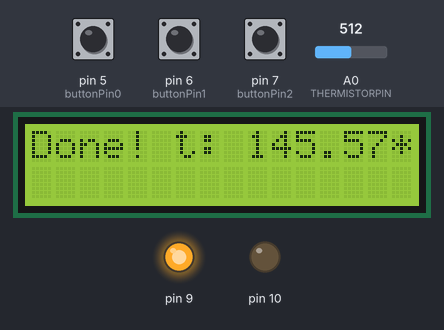
Bench run of a sketch on a simulated Arduino Uno, built with avr-gcc and run on an emulated ATmega328P. Parts: 16×2 character LCD, output pins drawn as LEDs (lit = HIGH). Inputs (shaded band) come from the test bench; at power-on: pin 7 (buttonPin2) LOW, pin 5 (buttonPin0) LOW, A0 (THERMISTORPIN) = 512, pin 6 (buttonPin1) LOW. Storage starts empty; what the sketch prints to the serial monitor is not drawn.

Above: at 1.3 s.
1.4 s: pin 7 (buttonPin2) pulled HIGH for 1.25 s
At 4.4 s:
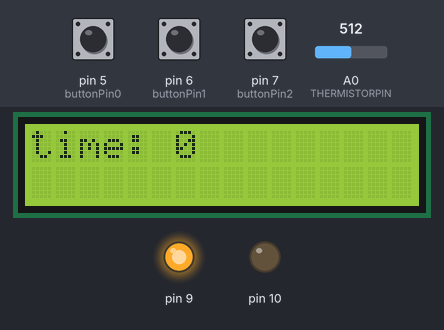
4.8 s: pin 7 (buttonPin2) pulled HIGH for 3.2 s
At 5.2 s:
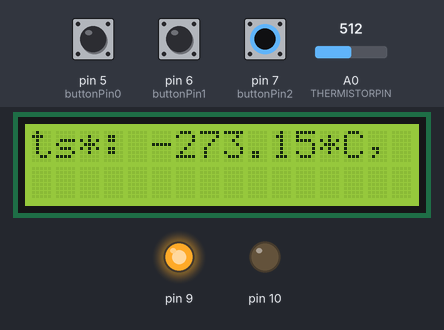
9.5 s: pin 5 (buttonPin0) pulled HIGH for 1.25 s
At 11.7 s:
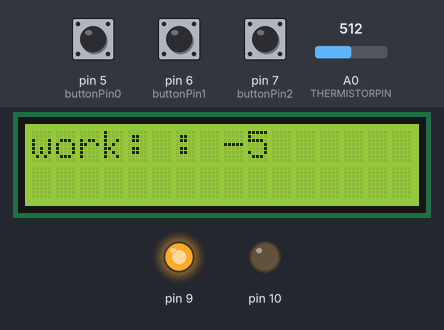
12.8 s: A0 (THERMISTORPIN) set to 716
At 13.8 s:
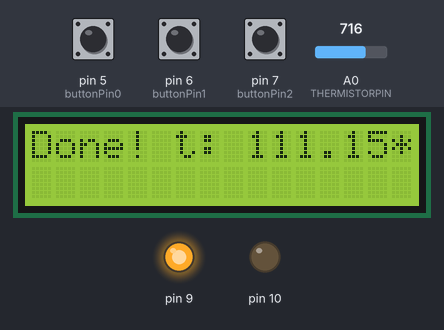
14.5 s: pin 6 (buttonPin1) pulled HIGH for 3.2 s
At 16.6 s:
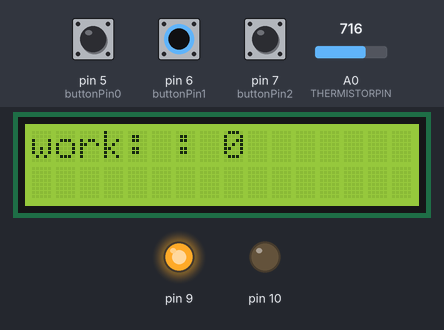
19.3 s: pin 6 (buttonPin1) pulled HIGH for 1.25 s
At 20.9 s:
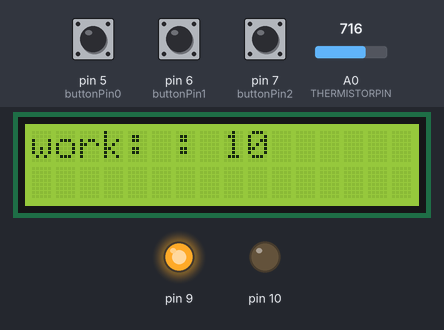
Timing chart, 0 to 22.4 s (numbered marks = the images above; inputs shaded):
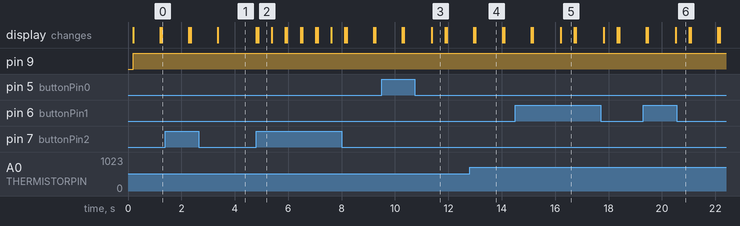

The sketch:

termodata.ino
```cpp
//library for LCD
#include <Wire.h>
#include <LiquidCrystal_I2C.h>

//library for Card
#include <SPI.h>
#include <SD.h>
File myFile;
//char* inStringus = "";
int inStringus = 0;

// Set the LCD address to 0x27 for a 16 chars and 2 line display
LiquidCrystal_I2C lcd(0x27, 16, 2);


// set sensor
const int  buttonPin3 = 5;
// set relay


int WorkMode = 1;

// set buttons
const int buttonPin2 = 7;
const int buttonPin1 = 6;
const int buttonPin0 = 5;

// set variables for
int buttonSensor = 0;


int variableTemperaturePlus = 30;

// set variables for buttons
int buttonSelect = 0;
int buttonPlus = 0;
int buttonMinus = 0;

int modecount = 0;
int minutecount = 0;

unsigned long lastDebounceTime = 0;
unsigned long currentDebounceTime = 0;
unsigned long debounceDelay = 50;

///
String variableContainer = "";
int SDVariableContainer = 0;


char* modename[] = {"work: ", "AMode.txt", "ATemp.txt", "BMode.txt", "BTemp.txt", "AFTemp.txt", "BFTemp.txt"};
char* humanModename[] = {"work: ", "time", "ts*", "time2", "ts2*", "tf*", "tf2*"};
int modevariable[] = {0, 0, 0, 0, 0, 0, 0};

int saverCount = 1;

// Steinhart–Hart_equation variables
#define THERMISTORPIN A0
// R for 25 degrees
#define THERMISTORNOMINAL 10000

// temp. nominal
#define TEMPERATURENOMINAL 25

// numbers of tops for middle Temperature
#define NUMSAMPLES 5

// beta coefficient (usually 3000-4000)
#define BCOEFFICIENT 3950

// R2
#define SERIESRESISTOR 220

int samples[NUMSAMPLES];
// END of Steinhart–Hart_equation variables

// period betwen ts and t
int goPeriod = 0;


//////
/// void real temperature

void realTemperature(int fromSensorValue){
  /*
  float voltage = fromSensorValue * (5.0 / 1023.0);
  //lcd.print(voltage);
*/

uint8_t i;
float average;
// сводим показания в вектор с небольшой задержкой между снятием показаний
for (i=0; i< NUMSAMPLES; i++) {
samples[i] = fromSensorValue;
delay(10);
}

// рассчитываем среднее значение
average = 0;
for (i=0; i< NUMSAMPLES; i++) {
average += samples[i];
}
average /= NUMSAMPLES;
/*
Serial.print("Average analog reading ");
Serial.println(average);
*/

// конвертируем значение в сопротивление
average = 1023 / average - 1;
average = SERIESRESISTOR / average;
/*
Serial.print("Thermistor resistance ");
Serial.println(average);
*/
float steinhart;
steinhart = average / THERMISTORNOMINAL; // (R/Ro)
steinhart = log(steinhart); // ln(R/Ro)
steinhart /= BCOEFFICIENT; // 1/B * ln(R/Ro)
steinhart += 1.0 / (TEMPERATURENOMINAL + 273.15); // + (1/To)
steinhart = 1.0 / steinhart; // инвертируем

steinhart -= 273.15; // конвертируем в градусы по Цельсию
//Serial.print("Temperature ");
lcd.print(steinhart);
lcd.print("*C, ");

}
// END of Steinhart–Hart_equation void

// plus/minus


void changeNumber(int action, int modecount) {
// for temperature mode
  if(modecount == 2
  or modecount == 4
  or modecount == 5
  or modecount == 6
){
  if(action == 1 ){
    modevariable[modecount] = modevariable[modecount] - 1;
    } else if(action == 0){
    modevariable[modecount] = modevariable[modecount] + 1;
      }

    }
 else{
  if(action == 1 ){
    modevariable[modecount] = modevariable[modecount] + 5;
    } else if(action == 0){
    modevariable[modecount] = modevariable[modecount] - 5;
      }
    }
    /////////////////////////

}
// write to SD cart
void dataWriter(){
// debug monitoring
Serial.print("lastDebounceTime: ");
Serial.println(lastDebounceTime);
Serial.print("millis: ");
Serial.println(millis());
Serial.print("debounceDelay: ");
Serial.println(debounceDelay);

  if ((millis() - lastDebounceTime) > debounceDelay) {

            SD.remove(modename[modecount]);
            myFile = SD.open(modename[modecount] , FILE_WRITE);

            // if the file opened okay, write to it:

            if (myFile) {
              Serial.print(modevariable[modecount]);
              Serial.print("Writing to test.txt...");

              myFile.print(modevariable[modecount]);
              // close the file:
              myFile.close();
              Serial.println("done.");
              Serial.println(millis());
            } else {
              // if the file didn't open, print an error:
              Serial.println("error opening test.txt");
            }

            // set last Debounce
          lastDebounceTime = millis();
      }
}


    /////////////////////
// show to LCD
void LCDShow(){
    lcd.clear();
    lcd.backlight();
    lcd.print(humanModename[modecount]);
    lcd.print(": ");
    lcd.backlight();
    if(modecount == 2
    or modecount == 4
    or modecount == 5
    or modecount == 6){
     realTemperature(modevariable[modecount]);
      }else{
    lcd.print(modevariable[modecount]);
      }

    //////////////////////////////////

    delay(500);
  }
/// end of void
///////////

//////
// counter void
void counterus(int currentTimeVariable){
minutecount++;
        if (minutecount == 60) {
          minutecount = 0;
          /////////////////////
          // remove  function
          modevariable[currentTimeVariable] = modevariable[currentTimeVariable] - 1;
          SD.remove(modename[currentTimeVariable]);
          myFile = SD.open(modename[currentTimeVariable] , FILE_WRITE);
          if (myFile) {
            myFile.print(modevariable[currentTimeVariable]);
            // close the file:
            myFile.close();
          }
          ///////////////////
        }
}
// end of counter void

void setup()
{
  // initialize the LCD
  lcd.begin();
  Serial.begin(9600);
  while (!Serial) {
    ; // wait for serial port to connect. Needed for Leonardo only
  }

  Serial.print("Initializing SD card...");
  pinMode(10, OUTPUT);

  if (!SD.begin(10)) {
    Serial.println("initialization failed -- not so good!");
    return;
  }
  Serial.println("initialization done.");

  /////////////////////////////////
  /// Saver function
  /////////////////////////////////


  // re-open the file for reading:
  for (saverCount = 1; saverCount < 7; saverCount++) {
    variableContainer = "";
    myFile = SD.open(modename[saverCount]);
    if (myFile) {
      // read from the file until there's nothing else in it:
      while (myFile.available()) {

        variableContainer = myFile.readStringUntil('\n');
      }
      SDVariableContainer = variableContainer.toInt();
      modevariable[saverCount] = SDVariableContainer;
      Serial.print(modevariable[saverCount]);
      Serial.println('-');


      // set saved data to loop

    }

  }

  Serial.println(analogRead(A0));
  //////////////////////////////

  pinMode(9, OUTPUT);
  pinMode(buttonPin2, INPUT);
  pinMode(buttonPin1, INPUT);
  pinMode(buttonPin0, INPUT);

  // Turn on the blacklight and print a message.
  lcd.clear();
  lcd.backlight();
  lcd.print(humanModename[modecount]);

}


void loop()
{

  buttonSelect = digitalRead(buttonPin2);
  buttonPlus = digitalRead(buttonPin1);
  buttonMinus = digitalRead(buttonPin0);

  int sensorValue = analogRead(A0);
  int termocounter = 0;

  /**
    main loop
  */


  if ((WorkMode == 0) ) {
    //Serial.println(WorkMode);
    // disable relay
    digitalWrite(9, HIGH);
  }  else {


    // detect Time
    //////////
    // first mode
    //////////
    if (modevariable[1] >= 1) {
      ///////////////////////
      /// visual part
      ///////////////////////
      lcd.clear();
      lcd.backlight();
      lcd.print("A: ");
      realTemperature(sensorValue);

      lcd.backlight();
      lcd.print(modevariable[1]);


      ///////////////////////
      //sensor part

      if ((modevariable[5] < sensorValue) && goPeriod == 0 ) {

        //enable relay
        digitalWrite(9, LOW);
        /*
        Serial.println("go heart");
        Serial.print(modevariable[2]);
        Serial.print("/");
        Serial.println(modevariable[5]);
        Serial.println(sensorValue);
        */
        if(modevariable[2] > sensorValue){
        // counter void
        counterus(1);
        // end counter void
        }
      Serial.println("go heart");
      }
      ////////////
      else  {
      Serial.println("WorkMode");

        goPeriod = 1;
        if (modevariable[2] < sensorValue){
        goPeriod = 0;
        Serial.println("!goPeriod = 0");
        }
        // disable relay
        digitalWrite(9, HIGH);
        // start counter
        // counter void
        counterus(1);
        // end counter void
      }

    }
  // end of first mode

    //////////
    // second mode
    //////////
else if (modevariable[3] >= 1) {
      ///////////////////////
      /// visual part
      ///////////////////////
      lcd.clear();
      lcd.backlight();
      lcd.print("B: ");
      realTemperature(sensorValue);

      lcd.backlight();
      lcd.print(modevariable[3]);


      ///////////////////////
      //sensor part

      if ((modevariable[6 ] < sensorValue) && goPeriod == 0 ) {

        //enable relay
        digitalWrite(9, LOW);
        /*
        Serial.println("go heart");
        Serial.print(modevariable[2]);
        Serial.print("/");
        Serial.println(modevariable[5]);
        Serial.println(sensorValue);
        */
        // start counter during relay on
        if(modevariable[4] > sensorValue){
        // counter void
        counterus(3);
        // end counter void
        }

      Serial.println("go heart");
      }
      else  {
      Serial.println("WorkMode");
        goPeriod = 1;
        if (modevariable[4] < sensorValue){
        goPeriod = 0;
        Serial.println("!goPeriod = 0");
        }
        // disable relay
        digitalWrite(9, HIGH);
        // start counter
        // counter void
        counterus(3);
        // end counter void

      }

    }
  // end of second mode
// if time gone
else {
      lcd.clear();
      //lcd.backlight();
      lcd.print("Done! t: ");
      realTemperature(sensorValue);

      // disable relay
        digitalWrite(9, HIGH);
  }
    // detect Time
    // Second mode

    //////////////////////
    delay(1000);
  }

  // end of main loop
  if (buttonSelect == HIGH) {
    modecount++;
    //reset mode name
    if (modecount == 7) {
      modecount = 0;
      WorkMode = 1;
    } else {
      WorkMode = 0;
    }

    lcd.clear();
    lcd.backlight();


    if(modecount == 2
    or modecount == 4
    or modecount == 5
    or modecount == 6){
      lcd.print(humanModename[modecount]);
      lcd.print(": ");
      lcd.backlight();
     realTemperature(modevariable[modecount]);
      }else{
    lcd.print(humanModename[modecount]);
    lcd.print(": ");
    lcd.backlight();
    lcd.print(modevariable[modecount]);
      }
    delay(500);
  }
// end of mode select

  // plus
  if (buttonPlus == HIGH) {
    changeNumber(1, modecount);
    dataWriter();
    LCDShow();
  }
  // minus
  if (buttonMinus == HIGH) {
    changeNumber(0, modecount);
    dataWriter();
    LCDShow();
  }
  else {
    lcd.backlight();
  }
  // Do nothing here...
}
```

Measured:
- after the input at 1.4 s, the display: first differs from a run without the input after 2.0 s (image 1)
- after the input at 4.8 s, the display: first changes at once (image 2 shows a later state)
- after the input at 9.5 s, the display: first differs from a run without the input after 1.9 s (image 3)
- after the input at 12.8 s, the display: first differs from a run without the input after 0.22 s (image 4)
- after the input at 14.5 s, the display: first differs from a run without the input after 1.7 s (image 5)
- after the input at 19.3 s, the display: first differs from a run without the input after 1.2 s (image 6)
- what the display in image 2 shows lasts 0.5 s, from 4.9 s to 5.4 s
